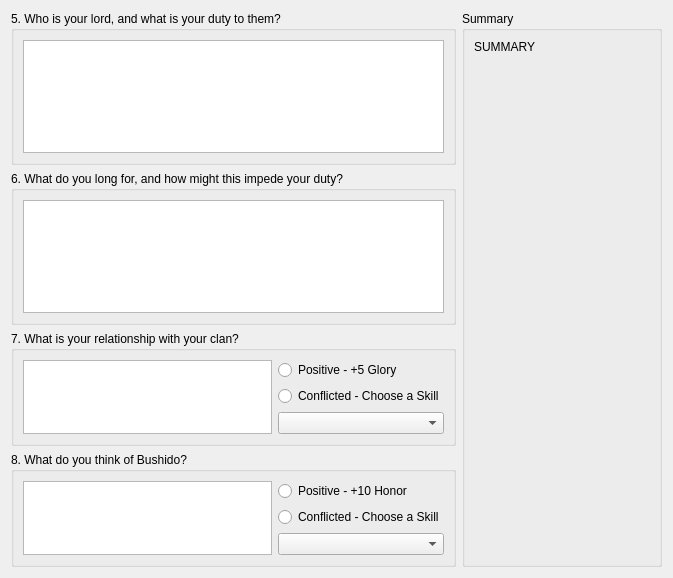
<?xml version="1.0" encoding="UTF-8"?>
<ui version="4.0">
 <class>NewCharWizardPage3</class>
 <widget class="QWizardPage" name="NewCharWizardPage3">
  <property name="geometry">
   <rect>
    <x>0</x>
    <y>0</y>
    <width>673</width>
    <height>578</height>
   </rect>
  </property>
  <property name="windowTitle">
   <string>WizardPage</string>
  </property>
  <layout class="QGridLayout" name="gridLayout_3">
   <item row="0" column="0">
    <widget class="QGroupBox" name="groupBox">
     <property name="title">
      <string>5. Who is your lord, and what is your duty to them?</string>
     </property>
     <layout class="QVBoxLayout" name="verticalLayout_3">
      <item>
       <layout class="QVBoxLayout" name="verticalLayout_2">
        <item>
         <widget class="QTextEdit" name="nc3_q5_textEdit"/>
        </item>
       </layout>
      </item>
     </layout>
    </widget>
   </item>
   <item row="0" column="1" rowspan="4">
    <widget class="QGroupBox" name="groupBox_5">
     <property name="sizePolicy">
      <sizepolicy hsizetype="Fixed" vsizetype="Preferred">
       <horstretch>0</horstretch>
       <verstretch>0</verstretch>
      </sizepolicy>
     </property>
     <property name="minimumSize">
      <size>
       <width>200</width>
       <height>0</height>
      </size>
     </property>
     <property name="maximumSize">
      <size>
       <width>200</width>
       <height>16777215</height>
      </size>
     </property>
     <property name="title">
      <string>Summary</string>
     </property>
     <layout class="QVBoxLayout" name="verticalLayout_7">
      <item>
       <widget class="QLabel" name="summary_label">
        <property name="text">
         <string>SUMMARY</string>
        </property>
        <property name="alignment">
         <set>Qt::AlignLeading|Qt::AlignLeft|Qt::AlignTop</set>
        </property>
        <property name="wordWrap">
         <bool>true</bool>
        </property>
       </widget>
      </item>
     </layout>
    </widget>
   </item>
   <item row="1" column="0">
    <widget class="QGroupBox" name="groupBox_2">
     <property name="title">
      <string>6. What do you long for, and how might this impede your duty?</string>
     </property>
     <layout class="QVBoxLayout" name="verticalLayout_4">
      <item>
       <layout class="QVBoxLayout" name="verticalLayout">
        <item>
         <widget class="QTextEdit" name="nc3_q6_textEdit"/>
        </item>
       </layout>
      </item>
     </layout>
    </widget>
   </item>
   <item row="2" column="0">
    <widget class="QGroupBox" name="groupBox_3">
     <property name="title">
      <string>7. What is your relationship with your clan?</string>
     </property>
     <layout class="QVBoxLayout" name="verticalLayout_6">
      <item>
       <layout class="QGridLayout" name="gridLayout">
        <item row="0" column="1">
         <widget class="QRadioButton" name="nc3_q7_pos_radioButton">
          <property name="text">
           <string>Positive - +5 Glory</string>
          </property>
         </widget>
        </item>
        <item row="1" column="1">
         <widget class="QRadioButton" name="nc3_q7_neg_radioButton">
          <property name="text">
           <string>Conflicted - Choose a Skill</string>
          </property>
         </widget>
        </item>
        <item row="0" column="0" rowspan="3">
         <widget class="QTextEdit" name="nc3_q7_textEdit"/>
        </item>
        <item row="2" column="1">
         <widget class="QComboBox" name="nc3_q7_comboBox"/>
        </item>
       </layout>
      </item>
     </layout>
    </widget>
   </item>
   <item row="3" column="0">
    <widget class="QGroupBox" name="groupBox_4">
     <property name="title">
      <string>8. What do you think of Bushido?</string>
     </property>
     <layout class="QVBoxLayout" name="verticalLayout_5">
      <item>
       <layout class="QGridLayout" name="gridLayout_2">
        <item row="0" column="1">
         <widget class="QRadioButton" name="nc3_q8_pos_radioButton">
          <property name="text">
           <string>Positive - +10 Honor</string>
          </property>
         </widget>
        </item>
        <item row="0" column="0" rowspan="3">
         <widget class="QTextEdit" name="nc3_q8_textEdit"/>
        </item>
        <item row="2" column="1">
         <widget class="QComboBox" name="nc3_q8_comboBox"/>
        </item>
        <item row="1" column="1">
         <widget class="QRadioButton" name="nc3_q8_neg_radioButton">
          <property name="text">
           <string>Conflicted - Choose a Skill</string>
          </property>
         </widget>
        </item>
       </layout>
      </item>
     </layout>
    </widget>
   </item>
  </layout>
 </widget>
 <resources/>
 <connections/>
</ui>
